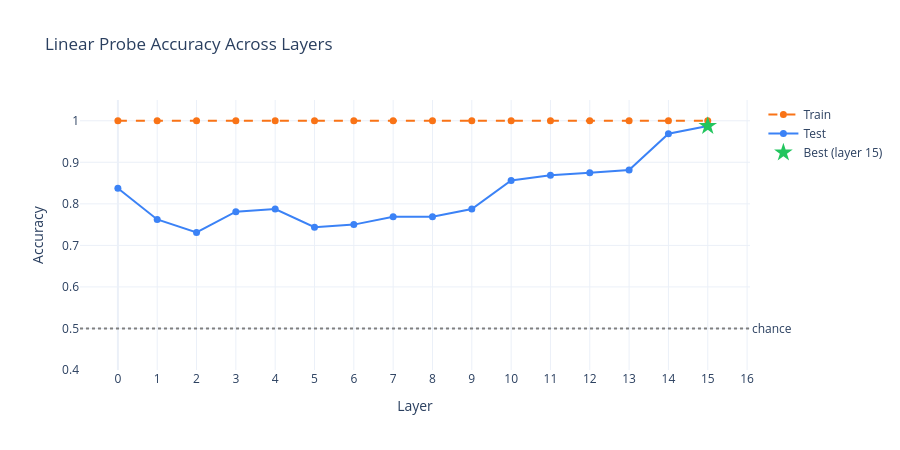

Notebook source saved alongside this figure:
### Markdown cell above
Run Sweep over Layers:
- Extract activations for each layer
- Extract performance metrics
- Create summary plots showing separability and projection onto first 2 PCA components

### Code cell
N_LAYERS = 16
SAVE_DIR = "../data/sweep_base"
metrics = run_layer_sweep(
    model=model,
    tokenizer=tokenizer,
    forget_questions=forget_questions,
    retain_questions=retain_questions,
    device=device,
    n_layers=N_LAYERS,
    save_dir=SAVE_DIR,
)

# Cell — display the accuracy curve inline
fig = plot_layer_accuracy_curve(metrics)
fig.show()

### Figure 1 — Plotly figure (JSON) as saved in the notebook; plotly's stock layout.template omitted (floating-point values rounded to 4 significant figures)
{"data": [{"line": {"color": "#f97316", "dash": "dash"}, "marker": {"size": 7}, "mode": "lines+markers", "name": "Train", "type": "scatter", "x": [0, 1, 2, 3, 4, 5, 6, 7, 8, 9, 10, 11, 12, 13, 14, 15], "y": [1, 1, 1, 1, 1, 1, 1, 1, 1, 1, 1, 1, 1, 1, 1, 1]}, {"line": {"color": "#3b82f6"}, "marker": {"size": 7}, "mode": "lines+markers", "name": "Test", "type": "scatter", "x": [0, 1, 2, 3, 4, 5, 6, 7, 8, 9, 10, 11, 12, 13, 14, 15], "y": [0.8375, 0.7625, 0.7312, 0.7812, 0.7875, 0.7438, 0.75, 0.7688, 0.7688, 0.7875, 0.8562, 0.8688, 0.875, 0.8812, 0.9688, 0.9875]}, {"marker": {"color": "#22c55e", "size": 14, "symbol": "star"}, "mode": "markers", "name": "Best (layer 15)", "type": "scatter", "x": [15], "y": [0.9875]}], "layout": {"annotations": [{"showarrow": false, "text": "chance", "x": 1, "xanchor": "left", "xref": "x domain", "y": 0.5, "yanchor": "middle", "yref": "y"}], "height": 450, "shapes": [{"line": {"color": "gray", "dash": "dot"}, "type": "line", "x0": 0, "x1": 1, "xref": "x domain", "y0": 0.5, "y1": 0.5, "yref": "y"}], "title": {"text": "Linear Probe Accuracy Across Layers"}, "width": 900, "xaxis": {"dtick": 1, "tickmode": "linear", "title": {"text": "Layer"}}, "yaxis": {"range": [0.4, 1.05], "title": {"text": "Accuracy"}}}}
